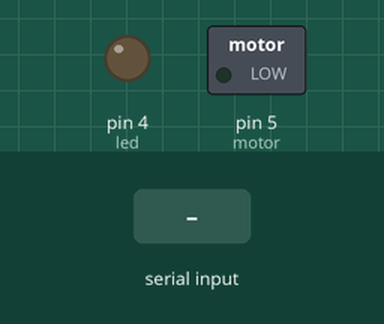
Bench run of a sketch on a simulated Arduino Uno, built with avr-gcc and run on an emulated ATmega328P. On the bench: switched loads named in the sketch (green lamp = pin HIGH), output pins drawn as LEDs (lit = HIGH). Inputs (shaded band) come from the test bench.

Above: at 1.2 s.
1.3 s: "1" received over Serial
At 2.5 s:
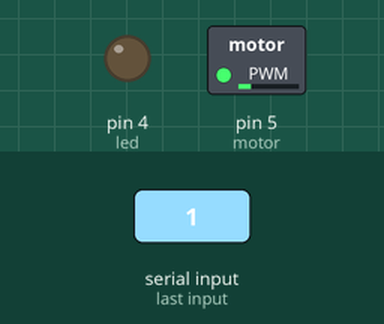
2.8 s: "2" received over Serial
At 3.8 s:
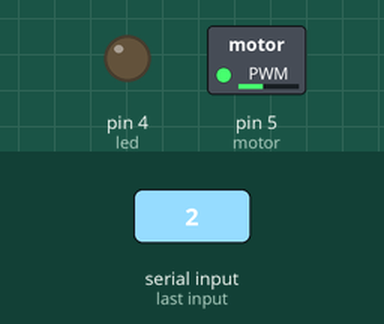
Timing chart, 0 to 5.8 s (numbered marks = the images above; inputs shaded):
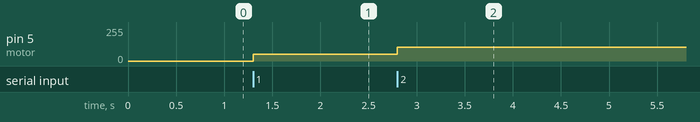

The sketch:

pwm_MIO.ino
```cpp
int motor=5;
int led=4;
int symonsays;
int vel;
void setup()
{
  pinMode(motor,OUTPUT);
  pinMode(led,OUTPUT);
  Serial.begin(9600);
}
void loop()
{
  if(Serial.available()>0)
  {
    symonsays=Serial.read();
    if(symonsays>='0' && symonsays<='5')
    {
     vel = map(symonsays,'0','5',0,255);
     analogWrite(motor,vel);
    }
    else
    {
      digitalWrite(led,HIGH);
      delay(300);
      digitalWrite(led,LOW);
      delay(300);
    }

   }
}
```

Measured:
- after the input at 1.3 s, pin 5 (motor): 0/255 → 51/255 at once
- after the input at 2.8 s, pin 5 (motor): 51/255 → 102/255 at once
